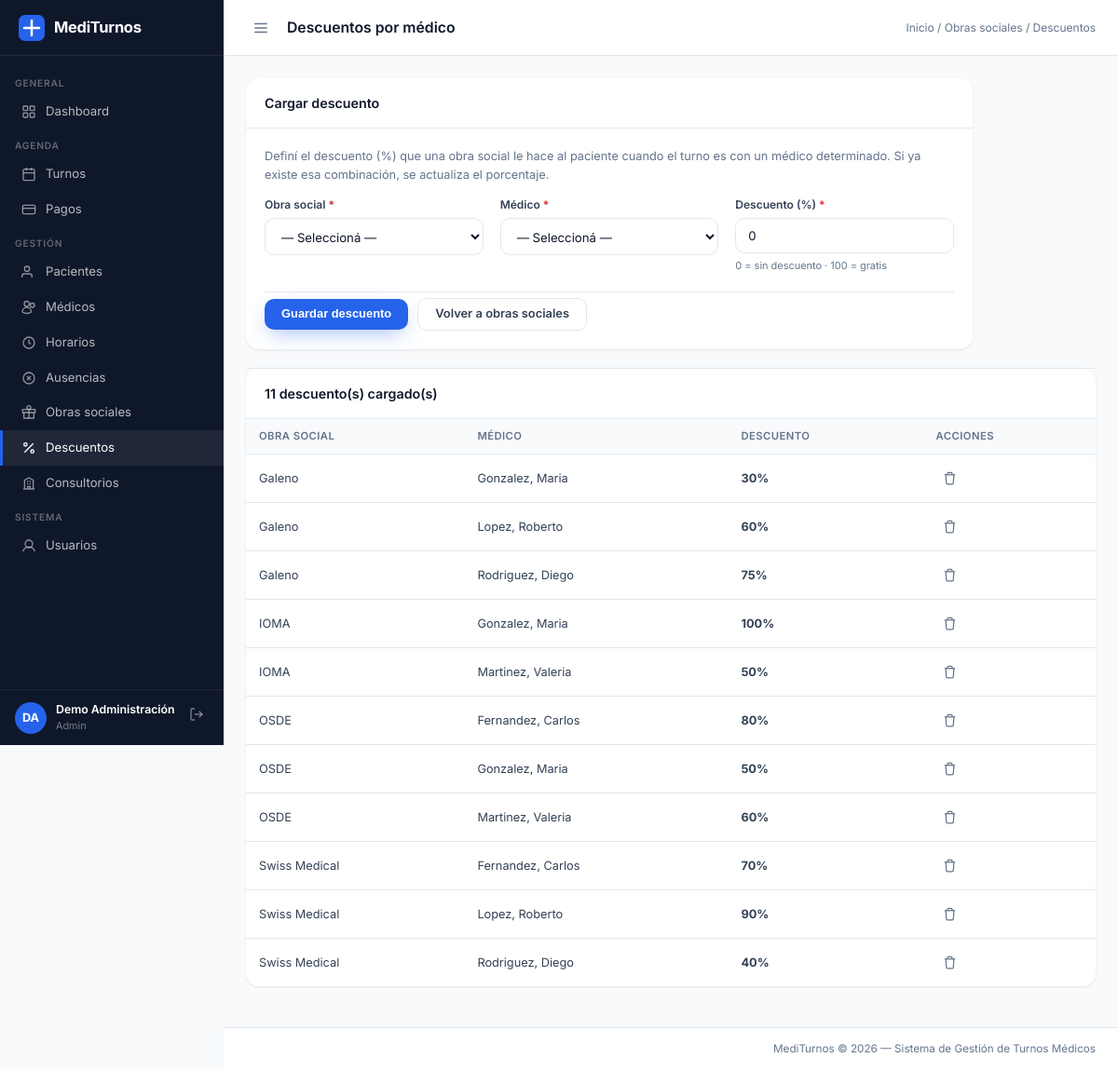
/sistema/controladores/ControladorObraSocial.php?accion=descuentos (signed in), run on the app's committed database.
### tables this page shows
CREATE TABLE `descuento_os_medico` (
  `id_descuento` int(11) NOT NULL AUTO_INCREMENT,
  `id_obra_social` int(11) NOT NULL,
  `matricula` int(11) NOT NULL,
  `porcentaje_descuento` decimal(5,2) NOT NULL DEFAULT 0.00,
  PRIMARY KEY (`id_descuento`),
  UNIQUE KEY `uq_desc_os_med` (`id_obra_social`,`matricula`),
  KEY `matricula` (`matricula`),
  CONSTRAINT `descuento_os_medico_ibfk_1` FOREIGN KEY (`id_obra_social`) REFERENCES `obra_social` (`id_obra_social`),
  CONSTRAINT `descuento_os_medico_ibfk_2` FOREIGN KEY (`matricula`) REFERENCES `medico` (`matricula`)
);

CREATE TABLE `obra_social` (
  `id_obra_social` int(11) NOT NULL AUTO_INCREMENT,
  `nombre` varchar(30) NOT NULL,
  `cuit` varchar(20) NOT NULL,
  PRIMARY KEY (`id_obra_social`),
  UNIQUE KEY `cuit` (`cuit`)
);

### sistema/modelos/ObraSocial.php (called while the page is built, shortened)
<?php
class ObraSocial
{
    private PDO $pdo;
    public function __construct(PDO $pdo)
    {
        $this->pdo = $pdo;
    }
    public function listarDescuentos(array $filtros = []): array
    {
        $where  = ['1=1'];
        $params = [];
        $sql = "SELECT d.id_descuento, d.id_obra_social, d.matricula,
                       d.porcentaje_descuento,
                       os.nombre AS obra_social,
                       CONCAT(m.apellido, ', ', m.nombre) AS medico
                FROM descuento_os_medico d
                JOIN obra_social os ON os.id_obra_social = d.id_obra_social
                JOIN medico m       ON m.matricula       = d.matricula
                WHERE " . implode(' AND ', $where) . "
                ORDER BY os.nombre, m.apellido, m.nombre";
        $stmt = $this->pdo->prepare($sql);
        $stmt->execute($params);
        return $stmt->fetchAll();
    }
}

### sistema/vistas/obras/descuentos.php (the view, shortened to what this page needs)
<?php
$breadcrumb   = '<a href="' . BASE_URL . 'dashboard.php">Inicio</a> / <a href="' . BASE_URL . 'sistema/controladores/ControladorObraSocial.php?accion=index">Obras sociales</a> / Descuentos';
require __DIR__ . '/../layouts/navbar.php';
$BASEC = BASE_URL . 'sistema/controladores/ControladorObraSocial.php';
?>
<div class="panel panel-md">
    <div class="panel-header">
        <span class="panel-titulo">Cargar descuento</span>
    </div>
    <div class="panel-body">
        <p class="texto-ayuda mb-20">
            Definí el descuento (%) que una obra social le hace al paciente cuando el turno
            es con un médico determinado. Si ya existe esa combinación, se actualiza el porcentaje.
        </p>
        <form method="POST" action="<?= $BASEC ?>?accion=guardarDescuento">
            <div class="form-grid mb-20">
                <div class="form-group">
                    <label for="id_obra_social">Obra social <span class="req">*</span></label>
                    <select name="id_obra_social" id="id_obra_social" class="form-control" required>
                        <option value="">— Seleccioná —</option>
                    </select>
                </div>
                <div class="form-group">
                    <label for="matricula">Médico <span class="req">*</span></label>
                    <select name="matricula" id="matricula" class="form-control" required>
                        <option value="">— Seleccioná —</option>
                    </select>
                </div>
                <div class="form-group">
                    <label for="porcentaje_descuento">Descuento (%) <span class="req">*</span></label>
                    <input type="number" name="porcentaje_descuento" id="porcentaje_descuento"
                           class="form-control" min="0" max="100" step="0.01" value="0" required>
                    <span class="form-hint">0 = sin descuento · 100 = gratis</span>
                </div>
            </div>
            <div class="form-acciones">
                <button type="submit" class="btn btn-primario">Guardar descuento</button>
                <a href="<?= $BASEC ?>?accion=index" class="btn btn-secundario">Volver a obras sociales</a>
            </div>
        </form>
    </div>
</div>
<div class="panel">
    <div class="panel-header panel-header--sep">
        <span class="panel-titulo"><?= count($descuentos) ?> descuento(s) cargado(s)</span>
    </div>
    <div class="tabla-wrap">
        <table>
            <thead>
                <tr><th>Obra social</th><th>Médico</th><th>Descuento</th><th>Acciones</th></tr>
            </thead>
            <tbody>
            <?php if (empty($descuentos)): ?>
                <tr><td colspan="4" class="td-vacio">No hay descuentos cargados.</td></tr>
            <?php else: foreach ($descuentos as $d): ?>
                <tr>
                    <td><?= htmlspecialchars($d['obra_social']) ?></td>
                    <td><?= htmlspecialchars($d['medico']) ?></td>
                    <td><strong><?= (float)$d['porcentaje_descuento'] ?>%</strong></td>
                    <td class="nowrap">
                        <form method="POST" action="<?= $BASEC ?>?accion=eliminarDescuento"
                              onsubmit="return confirm('¿Eliminar este descuento?');" style="display:inline">
                            <button type="submit" class="btn-icono peligro" title="Eliminar">
                                <svg width="15" height="15" fill="none" stroke="currentColor" stroke-width="2" viewBox="0 0 24 24"><polyline points="3 6 5 6 21 6"/><path d="M19 6l-1 14a2 2 0 0 1-2 2H8a2 2 0 0 1-2-2L5 6m3 0V4a2 2 0 0 1 2-2h4a2 2 0 0 1 2 2v2"/></svg>
                            </button>
                        </form>
                    </td>
                </tr>
            <?php endforeach; endif; ?>
            </tbody>
        </table>
    </div>
</div>
<?php require __DIR__ . '/../layouts/footer.php'; ?>

### publico/css/estilos.css (style rules this page uses)
:root { --azul: #2563eb; --azul-osc: #1e3a8a; --azul-claro: #eff6ff; --azul-soft2: #dbeafe; --azul-vivo: #3b82f6; --verde: #16a34a; --verde-claro: #dcfce7; --rojo: #dc2626; --rojo-claro: #fee2e2; --amarillo: #d97706; --amarillo-claro: #fef3c7; --gris-osc: #0f172a; --gris-med: #334155; --gris: #64748b; --gris2: #94a3b8; --gris-claro: #f8fafc; --borde: #e2e8f0; --blanco: #ffffff; --sidebar-w: 240px; --header-h: 60px; --radio: 14px; --radio-sm: 10px; --sombra: 0 1px 3px rgba(15,23,42,.06), 0 1px 2px rgba(15,23,42,.04); --sombra-md: 0 10px 30px -8px rgba(15,23,42,.15); --sombra-lg: 0 24px 60px -16px rgba(15,23,42,.22); --azul-glow: 0 8px 22px -6px rgba(37,99,235,.45); }
*, *::before, *::after { box-sizing: border-box; margin: 0; padding: 0; }
html { font-size: 15px; }
body { font-family: 'Inter', system-ui, -apple-system, 'Segoe UI', sans-serif; background: var(--gris-claro); color: var(--gris-med); line-height: 1.5; -webkit-font-smoothing: antialiased; }
a { color: var(--azul); text-decoration: none; }
.topbar-breadcrumb a { color: var(--gris); }
.panel { background: var(--blanco); border-radius: var(--radio); box-shadow: var(--sombra); margin-bottom: 20px; }
.panel-header { padding: 16px 20px; border-bottom: 1px solid var(--borde); display: flex; align-items: center; justify-content: space-between; gap: 12px; flex-wrap: wrap; }
.panel-titulo { font-size: .95rem; font-weight: 600; color: var(--gris-osc); }
.panel-body { padding: 20px; }
.tabla-wrap { overflow-x: auto; }
table { width: 100%; border-collapse: collapse; font-size: .85rem; }
thead { background: var(--gris-claro); }
th { padding: 10px 14px; text-align: left; font-size: .75rem; font-weight: 600; text-transform: uppercase; letter-spacing: .04em; color: var(--gris); border-bottom: 1px solid var(--borde); white-space: nowrap; }
td { padding: 11px 14px; border-bottom: 1px solid var(--borde); vertical-align: middle; }
tbody tr:last-child td { border-bottom: none; }
.btn { display: inline-flex; align-items: center; justify-content: center; gap: 7px; padding: 10px 18px; border-radius: var(--radio-sm); font-size: .86rem; font-weight: 600; line-height: 1; cursor: pointer; border: none; white-space: nowrap; transition: background .15s, color .15s, transform .15s, box-shadow .15s, border-color .15s; }
.btn-primario { background: var(--azul); color: var(--blanco); box-shadow: var(--azul-glow); }
.btn-secundario { background: var(--blanco); color: var(--gris-med); border: 1.5px solid var(--borde); }
.btn-icono { display: inline-flex; align-items: center; justify-content: center; padding: 7px; background: none; border: none; cursor: pointer; border-radius: 8px; color: var(--gris); transition: color .15s, background .15s, transform .15s; }
.form-grid { display: grid; grid-template-columns: repeat(auto-fit, minmax(220px, 1fr)); gap: 18px; }
.form-group { display: flex; flex-direction: column; gap: 5px; }
.form-group label { font-size: .8rem; font-weight: 600; color: var(--gris-med); }
.form-group label span.req { color: var(--rojo); }
.form-control { padding: 10px 13px; border: 1.5px solid var(--borde); border-radius: var(--radio-sm); font-size: .88rem; color: var(--gris-osc); font-family: inherit; background: var(--blanco); width: 100%; transition: border-color .2s, box-shadow .2s; outline: none; }
.form-control::placeholder { color: var(--gris); opacity: .75; }
select.form-control { cursor: pointer; }
.form-hint { font-size: .73rem; color: var(--gris); }
.form-acciones { display: flex; gap: 10px; align-items: center; padding-top: 6px; border-top: 1px solid var(--borde); margin-top: 4px; }

### publico/css/utilidades.css (style rules this page uses)
.panel-md { max-width: 780px; }
.mb-20 { margin-bottom: 20px; }
.panel-header--sep { border-top: 1px solid var(--borde); }
.texto-ayuda { font-size: .85rem; color: var(--gris); margin-bottom: 14px; }
.nowrap { white-space: nowrap; }

### data on the page
descuento_os_medico: id_obra_social.nombre "Galeno", medico "Gonzalez, Maria", porcentaje_descuento "30"
descuento_os_medico: id_obra_social.nombre "Galeno", medico "Lopez, Roberto", porcentaje_descuento "60"
descuento_os_medico: id_obra_social.nombre "Galeno", medico "Rodriguez, Diego", porcentaje_descuento "75"
descuento_os_medico: id_obra_social.nombre "IOMA", medico "Gonzalez, Maria", porcentaje_descuento "100"
descuento_os_medico: id_obra_social.nombre "IOMA", medico "Martinez, Valeria", porcentaje_descuento "50"
descuento_os_medico: id_obra_social.nombre "OSDE", medico "Fernandez, Carlos", porcentaje_descuento "80"
descuento_os_medico: id_obra_social.nombre "OSDE", medico "Gonzalez, Maria", porcentaje_descuento "50"
descuento_os_medico: id_obra_social.nombre "OSDE", medico "Martinez, Valeria", porcentaje_descuento "60"
descuento_os_medico: id_obra_social.nombre "Swiss Medical", medico "Fernandez, Carlos", porcentaje_descuento "70"
descuento_os_medico: id_obra_social.nombre "Swiss Medical", medico "Lopez, Roberto", porcentaje_descuento "90"
descuento_os_medico: id_obra_social.nombre "Swiss Medical", medico "Rodriguez, Diego", porcentaje_descuento "40"

### other printed values
$inicialesSesion "DA"
$usuarioSesion['nombre'] . ' ' . $usuarioSesion['apellido'] "Demo Administración"
$rolActual "Admin"
$paginaTitulo "Descuentos por médico"
count($descuentos) "11"
